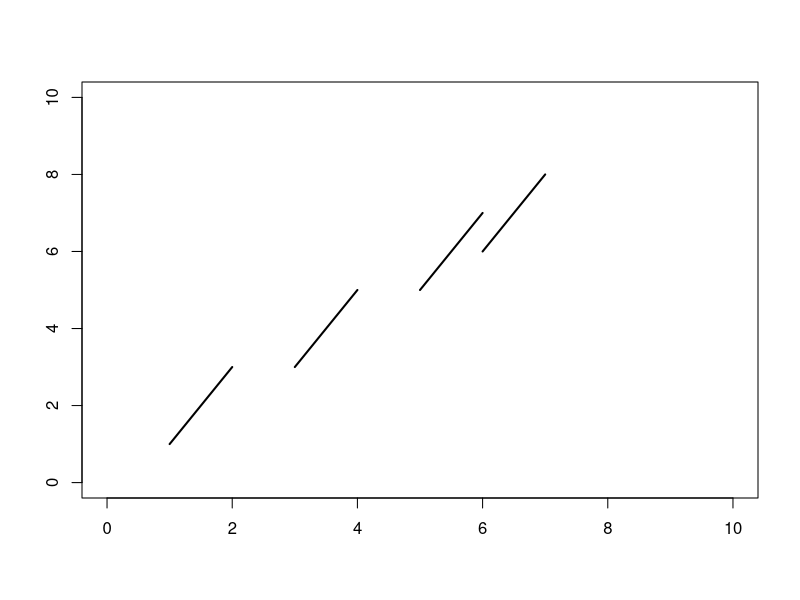

The R source for this figure:
##########################################################################
### Brown  Math-15900 Intro to R
### Lab #3: A review of for loops and if else statements plus Lists
### Work on the following in class
##########################################################################

## Try to predict what this will do before you run it:
A<-0
for (i in 1:10){
  A<-A+(-1)^i
}
print(A)

# You can add a print command to see what happens on each step
A<-0
for (i in 1:10){
  A<-A+(-1)^i
print(A)
}
print(A)

# Or better add two prints before and after

A<-0
for (i in 1:10){
 print(paste("Before A:", A))
  A<-A+(-1)^i
print(paste("After A:", A, "with i =",i))
}
print(paste("The final value of A is",A))

## Try to predict what this will do before you run it:

A<-1
for (i in 3:7)
{
A<-A+2*i
}
print(A)

# Add two print statments with paste to see how A changes in the loop:
A<-1
for(i in 3:7)
{
A<-A+2*i
}
print(A)

##########################################################
##########################################################
##Lists
##
## Lists are powerful tools for organizing work in R
##

##Here is one example 
# Run this code:
list1=c(2,5,7,12,33)

#Now, run this and explain what it does
list1

#Run the next three lines and describe what they are doing
list1[1]
list1[2]
list1[3]

#Guess what the following will do before running it:
list1[4]

#What do you think will happen if you run the following?
list1[7]

#######
## Building up a list in a loop. Explain what the follow does.
##
list2<-NULL
for (i in 1:10)
{
	list2<-append(list2,i^2)
}
list2

## Try to predict what this will do before you run it:
plot(0,0, xlim=c(0,10), ylim=c(0,10), type="n", xlab="", ylab="")
for (i in c(1,3,5,6))
{
	segments(i,i,i+1,i+2,lwd=2)
}


### If else. Try to predict what this will do before you run it:
x<-4
if (x < 0) {"negative"} else {"positive"}


# Turn this into a function. Run the following code to define the function.
NegPos<-function(x)
{ 
	if (x < 0) {temp<-"negative"} 
	else {temp<-"positive"}
	return(temp)
}

# Run each of these separately to see how the function can now be used.
NegPos(5)
NegPos(-4)


#Run the following two lines of code 5 times, then explain what it is doing.
x<- sample(-100:100,1)
if (x < 0) {paste(x, " is negative")} else {paste(x, "is positive")}


#Explain what these three lines of code are doing.
n<-3
if( n%%2==0) { n<- n/2} else {n<-3*n+1}
print(n)




### For Loop with If-Else. Explain what this code does. 
n<-7
for(i in 1:10)
{
	if( n%%2==0) {n<- n/2} else {n<-3*n+1} 
}
print(n)


# Turn the previous code into a function that takes a number n and iterates this m times
# Run the code to initialize the function
f<-function(n,m)
{
	for(i in 1:m)
	{
		if( n%%2==0) { n<- n/2} else {n<-3*n+1} 
	}
return(n)
}

## Now use the function. The following will iterate the function 12 times starting with the number 5.

f(5,12)

## Play around changing the 5 and the 12 in the example above.
###


## What does the following code do? 
test<- 1:10
for(i in 1:length(test)){
if ( test[i]%%2==0 ) { test[i]<-0} else {test[i]<-1}
}
test


##What's happening with this code?
IceCream<-20
flavor<-sample(c(0:1),IceCream, replace=TRUE)
for (i in 1:IceCream){
if (flavor[i]==0){flavor[i]<-"strawberry" } else {flavor[i]<-"chocolate"}
}
flavor



